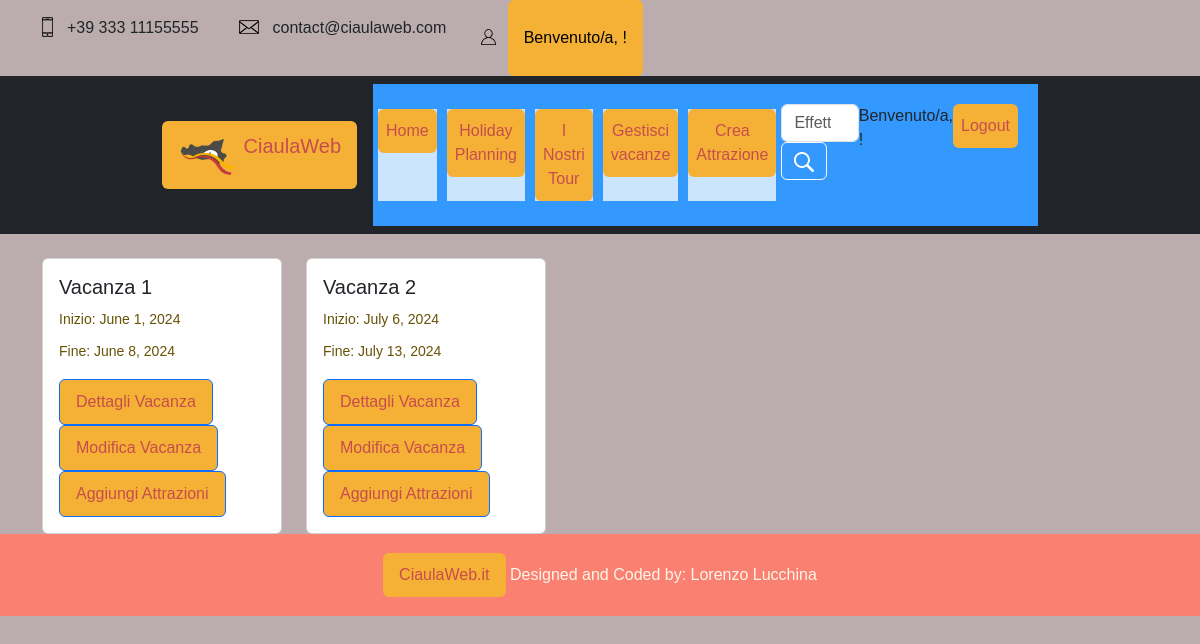
Page /HolidayPlanning/vacanze/ (signed in) on the committed database.
### HolidayPlanning/models.py (models this page shows, shortened)
class Vacanza(models.Model):
    nome = models.CharField(max_length=300, blank=True)
    dataArrivo = models.DateField()
    dataPartenza = models.DateField()
    nrPersone = models.IntegerField()
    budgetDisponibile = models.DecimalField(max_digits=10, decimal_places=2, blank=True)
    utente = models.ForeignKey(UserProfileModel, related_name='Utente', on_delete=models.PROTECT)
    scelte = models.ManyToManyField(Scelta, related_name='vacanze')
    spostamenti = models.ManyToManyField(Spostamento, related_name='spostamenti')
    class Meta:
        verbose_name = "Vacanza"
        verbose_name_plural = "Vacanze"

### HolidayPlanning/views.py (the view)
# urls.py: path("vacanze/", VacanzeList.as_view(), name="vacanze"),
class VacanzeList(LoginRequiredMixin, ListView):
    model = Vacanza
    template_name = "HolidayPlanning/vacanze.html"
    def get_context_data(self, **kwargs):
        context = super().get_context_data(**kwargs)
        context['title'] = "Le tue Vacanze"
        context['utente'] = self.request.user
        context['vacanze'] = Vacanza.objects.filter(utente=self.request.user)
        context['tour'] = False
        context['today'] = date.today()
        return context

### profiles/models.py (called while the page is built)
    @property
    def is_staff(self):
        return self.is_admin

### HolidayPlanning/templates/HolidayPlanning/vacanze.html (shortened to what this page needs)
{% extends "base.html" %}
{% block head %}
{% load static %}
    <link rel="stylesheet" type="text/css" href="{% static '/css/style.css' %}">
{% endblock %}
{% block content %}
{% include "header.html" %}
  <div class="container mt-4">
    <div class="row">
        {% for v in vacanze %}
            {% if vacanze|length <= 2 %}
                <div class="col-md-6 mb-3 mb-md-0">
                {% else %}
                    <div class="col-md-4 mb-3 mb-md-0">
            {% endif %}
                <div class="card" style="width: 15rem;">
                    <div class="card-body">
                    	{% if v.nome != "" %}
                        	<h5 class="card-title" style="margin-bottom: 0.5rem;">{{ v.nome }}</h5>
                    	{% else %}
                        	<h5 class="card-title" style="margin-bottom: 0.5rem;">Vacanza {{forloop.counter }}</h5>
                    	{% endif %}
                        	<p class="card-text" style="margin-bottom: 0.5rem;">Inizio: {{ v.dataArrivo }}</p>
							<p class="card-text" style="margin-bottom: 0.5rem;">Fine: {{ v.dataPartenza }}</p>
						<div class="button-group" style="display: flex; flex-wrap: wrap; justify-content: space-between;">
                    		{% if tour %}
                        		<a href="{% url "HolidayPlanning:dettagliotour" v.pk %}" class="btn btn-primary" style="margin-top: 0.5rem;">Dettagli Tour</a>
                    		{% else %}
                        		<a href="{% url "HolidayPlanning:dettagliovacanza" v.pk %}" class="btn btn-primary" style="margin-top: 0.5rem;">Dettagli Vacanza</a>
                    		{% endif %}
                    		{% if not tour %}
                                {% if not v.dataPartenza < today %}
                        		    <a href="{% url "HolidayPlanning:modificavacanza" v.pk %}" class="btn btn-primary">Modifica Vacanza</a>
                        		{% endif %}
                                    <a href="{% url "attractions:attrazioni" %}?vacanza_id={{v.pk}}" class="btn btn-primary">Aggiungi Attrazioni</a>
                    		{% endif %}
						</div>
                    	</div>
                	</div>
            	</div>
        {% empty %}
                <p class="col-12">Non Hai ancora creato vacanze</p>
                <p class="col-12">Clicca <a href="{% url "HolidayPlanning:creavacanza" %}">qui</a> per crearne una</p>
        {% endfor %}
    </div>
  </div>
{% endblock %}

### static/css/style.css (style rules this page uses)
* { font-family: 'Montserrat', sans-serif !important; }
a:link, a:visited { background-color: #f4b136; color: rgb(199, 77, 77); padding: 10px 16px; text-align: center; text-decoration: none; display: inline-block; border-radius: 6px; }
p { color: #685206; font-family: 'Helvetica Neue', sans-serif; font-size: 14px; line-height: 24px; margin: 0 0 24px; text-align: justify; text-justify: inter-word; }
:root { --gradient: linear-gradient(to left top, #dd2476 10%, #ff512f 90%) !important; }
body { background: #bbadad !important; }
.container { display: flex; justify-content: space-between; }

### rows in the picture
Vacanza: dataArrivo "June 1, 2024", dataPartenza "June 8, 2024", shows "Modifica Vacanza"
Vacanza: dataArrivo "July 6, 2024", dataPartenza "July 13, 2024", shows "Modifica Vacanza"
